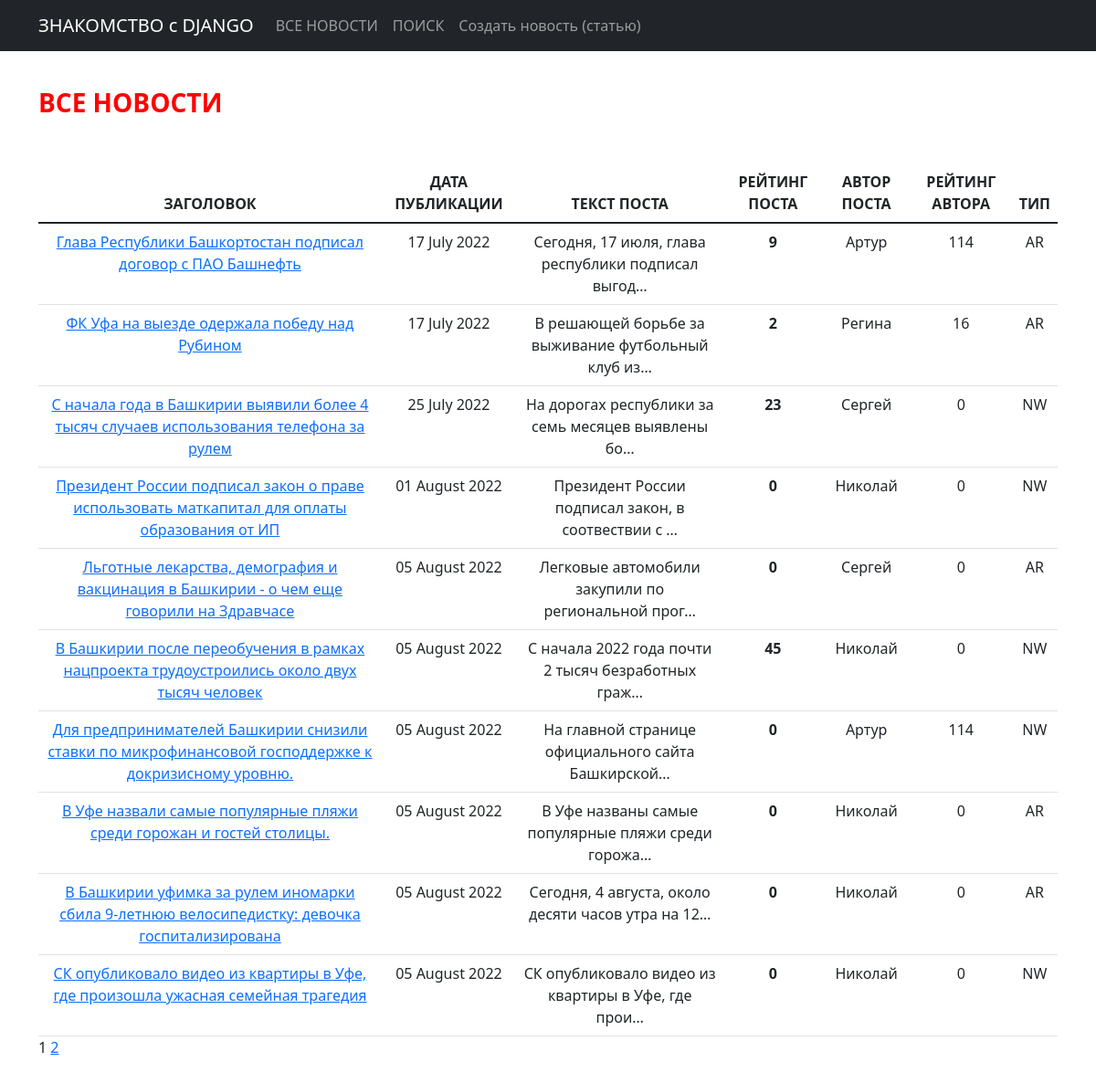
Page /news/ on the committed database.
### news/models.py (models this page shows, shortened)
class Post(models.Model):
    author = models.ForeignKey(Author, on_delete=models.CASCADE)
    NEWS = 'NW'
    ARTICLE = 'AR'
    CATEGORY_CHOICE = (
        (NEWS, 'Новость'),
        (ARTICLE, 'Статья')
    )
    category_type = models.CharField(max_length=2, choices=CATEGORY_CHOICE, default=ARTICLE)
    time_create = models.DateTimeField(auto_now_add=True)
    postCategory = models.ManyToManyField(Category, through='PostCategory')
    title = models.CharField(max_length=256)
    text = models.TextField()
    rating = models.IntegerField(default=0)
    def get_absolute_url(self):
        return f'/news/{self.pk}'

class Author(models.Model):
    user_author = models.OneToOneField(User, on_delete=models.CASCADE)
    rating_author = models.IntegerField(default=0)

### news/views.py (the view)
# urls.py: path('news/', PostList.as_view()),
class PostList(ListView):
    model = Post
    ordering = 'time_create'
    template_name = 'news_list.html'
    context_object_name = 'news_list'
    queryset = Post.objects.order_by('-time_create')
    form_class = PostForm
    paginate_by = 10 # вот так мы можем указать количество записей на странице
    def get_context_data(self, **kwargs):
        context = super().get_context_data(**kwargs)
        context['filter'] = PostFilter(self.request.GET, queryset=self.get_queryset())
        context['categories'] = Category.objects.all()
        context['form'] = PostForm
        return context

### news/templatetags/custom_filters.py (called while the page is built)
@register.filter()
def censor(value):
   censor_list = ['редиска', 'обормот', 'баран']
   if not isinstance(value, str):
      raise ValueError('Фильтр цензурирования применяется только к переменным строкового типа')
   for word in censor_list:
      value = value.replace(word[1:],'*'*(len(word)-1))
   return value

### news/templates/news/news_list.html (shortened to what this page needs)
{% extends 'default.html' %}
{% load custom_filters %}
{% block title %}
<p>&nbsp;</p>
<h3><span style="color: #ff0000;"><strong>ВСЕ НОВОСТИ</strong></span>
<p>&nbsp;</p></h3>
{% endblock title %}
{% block content %}
<table class="table" style="width: auto; margin: auto; text-align: center;">
    <thead class="">
    <tr>
        <th>ЗАГОЛОВОК</th>
        <th>ДАТА ПУБЛИКАЦИИ</th>
        <th>ТЕКСТ ПОСТА</th>
        <th>РЕЙТИНГ ПОСТА</th>
        <th>АВТОР ПОСТА</th>
        <th>РЕЙТИНГ АВТОРА</th>
        <th>ТИП</th>
    </tr>
    </thead>
    <tbody>
    {% if news_list %}
    {% for p in news_list %}
    <tr>
        <td><a href="{{ p.get_absolute_url }}"> {{ p.title|censor }} </a></td>
        <td>{{ p.time_create|date:'d F Y' }}</td>
        <td>{{ p.text|truncatechars:50|censor }}</td>
        <td><b>{{ p.rating }}</b></td>
        <td>{{ p.author.user_author}}</td>
        <td> {{ p.author.rating_author }}</td>
        <td> {{ p.category_type }}</td>
    </tr>
    {% endfor %}
    {% endif %}
</table>
   {{ page_obj.number }}
   {% if page_obj.has_next %}
       <a href="?page={{ page_obj.next_page_number }}">{{ page_obj.next_page_number }}</a>
   {% endif %}
<p>&nbsp;</p></h3>
{% endblock content %}

### news/templates/news/default.html (shortened to what this page needs)
<!DOCTYPE html>
<html lang="en">
    <head>
        {% load static %}
        <link href="{% static 'css/styles.css' %}" rel="stylesheet" />
    </head>
    <body>
        <nav class="navbar navbar-expand-lg navbar-dark bg-dark static-top">
   <div class="container">
       <a class="navbar-brand" href="#">ЗНАКОМСТВО с DJANGO</a>
       <div class="collapse navbar-collapse" id="navbarResponsive">
           <ul class="navbar-nav ml-auto">
               <li class="nav-item">
                   <a class="nav-link" href="/news/">ВСЕ НОВОСТИ</a>
               </li>
               <li class="nav-item">
                   <a class="nav-link" href="/news/search">ПОИСК</a>
               </li>
               <li class="nav-item">
                   <a class="nav-link" href="/news/create">Создать новость (статью)</a>
               </li>
           </ul>
       </div>
   </div>
</nav>
        <div class="container">
            <div class="row">
                <div class="col-lg-12 text-conter">
                    {% block title %}
                    {% endblock title %}
                    {% block content %}
                    {% endblock content %}
                </div>
            </div>
        </div>
    </body>
</html>

### rows in the picture
Post: title|censor "Глава Республики Башкортостан подписал договор с ПАО Башнефть", time_create "17 July 2022", text|censor "Сегодня, 17 июля, глава республики подписал выгод…", rating "9", author.user_author "Артур", author.rating_author "114", category_type "AR"
Post: title|censor "ФК Уфа на выезде одержала победу над Рубином", time_create "17 July 2022", text|censor "В решающей борьбе за выживание футбольный клуб из…", rating "2", author.user_author "Регина", author.rating_author "16", category_type "AR"
Post: title|censor "С начала года в Башкирии выявили более 4 тысяч случаев использования телефона за рулем", time_create "25 July 2022", text|censor "На дорогах республики за семь месяцев выявлены бо…", rating "23", author.user_author "Сергей", author.rating_author "0", category_type "NW"
Post: title|censor "Президент России подписал закон о праве использовать маткапитал для оплаты образования от ИП", time_create "01 August 2022", text|censor "Президент России подписал закон, в соотвествии с …", rating "0", author.user_author "Николай", author.rating_author "0", category_type "NW"
Post: title|censor "Льготные лекарства, демография и вакцинация в Башкирии - о чем еще говорили на Здравчасе", time_create "05 August 2022", text|censor "Легковые автомобили закупили по региональной прог…", rating "0", author.user_author "Сергей", author.rating_author "0", category_type "AR"
Post: title|censor "В Башкирии после переобучения в рамках нацпроекта трудоустроились около двух тысяч человек", time_create "05 August 2022", text|censor "С начала 2022 года почти 2 тысяч безработных граж…", rating "45", author.user_author "Николай", author.rating_author "0", category_type "NW"
Post: title|censor "Для предпринимателей Башкирии снизили ставки по микрофинансовой господдержке к докризисному уровню.", time_create "05 August 2022", text|censor "На главной странице официального сайта Башкирской…", rating "0", author.user_author "Артур", author.rating_author "114", category_type "NW"
Post: title|censor "В Уфе назвали самые популярные пляжи среди горожан и гостей столицы.", time_create "05 August 2022", text|censor "В Уфе названы самые популярные пляжи среди горожа…", rating "0", author.user_author "Николай", author.rating_author "0", category_type "AR"
Post: title|censor "В Башкирии уфимка за рулем иномарки сбила 9-летнюю велосипедистку: девочка госпитализирована", time_create "05 August 2022", text|censor "Сегодня, 4 августа, около десяти часов утра на 12…", rating "0", author.user_author "Николай", author.rating_author "0", category_type "AR"
Post: title|censor "СК опубликовало видео из квартиры в Уфе, где произошла ужасная семейная трагедия", time_create "05 August 2022", text|censor "СК опубликовало видео из квартиры в Уфе, где прои…", rating "0", author.user_author "Николай", author.rating_author "0", category_type "NW"

### other values in the picture
{{ page_obj.number }} "1"
{{ page_obj.next_page_number }} "2"
